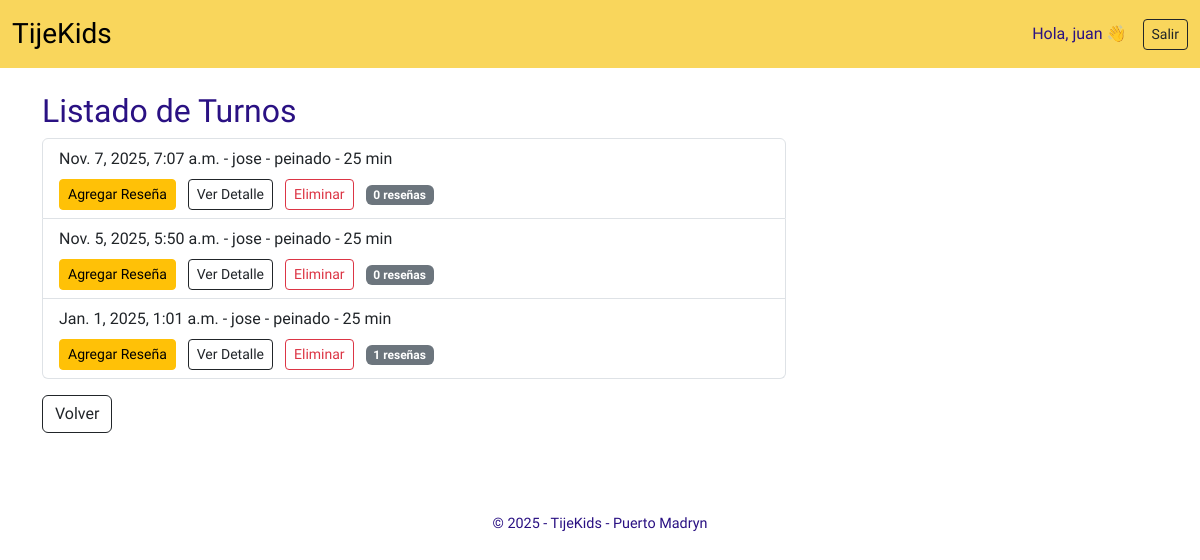
The page /turnos/ (signed in) on the database its author committed.
### turnos/models.py (models this page shows, shortened)
class Turno(models.Model):
    ESTADOS = [
        ("PEND", "Pendiente"),
        ("CONF", "Confirmado"),
        ("CANC", "Cancelado"),
    ]
    cliente = models.ForeignKey(Cliente, on_delete=models.PROTECT)
    servicio = models.ForeignKey(Servicio, on_delete=models.PROTECT)
    fecha_hora = models.DateTimeField()
    estado = models.CharField(max_length=4, choices=ESTADOS, default="PEND")
    class Meta:
        ordering = ["-fecha_hora"]

class Cliente(models.Model):
    nombre = models.CharField(max_length=80)
    telefono = models.CharField(max_length=30, blank=True, null=True)
    email = models.EmailField(blank=True, null=True)
    def __str__(self):
        return self.nombre

class Servicio(models.Model):
    nombre = models.CharField(max_length=60, unique=True)
    duracion_minutos = models.PositiveIntegerField(
        validators=[MinValueValidator(5)]
    )
    def __str__(self):
        return f"{self.nombre} - {self.duracion_minutos} min"

### turnos/views.py (the view)
# urls.py: path("", views.ver_turnos, name="ver_turnos"),
@login_required
def ver_turnos(request):
    turnos = Turno.objects.all().order_by("-fecha_hora")
    return render(request, "turnos/ver_turnos.html", {"turnos": turnos})

### turnos/templates/turnos/ver_turnos.html
{% extends 'base.html' %}
{% block content %}
<h2>Listado de Turnos</h2>
<ul class="list-group col-8">
    {% for turno in turnos %}
        <li class="list-group-item">
            {{ turno.fecha_hora }} - {{ turno.cliente }} - {{ turno.servicio }}
            <div class="mt-2">
                <a class="btn btn-warning btn-sm" href="{% url 'crear_resena' turno.id %}">Agregar Reseña</a>
                <a class="btn btn-outline-dark btn-sm ms-2" href="{% url 'detalle_turno' turno.id %}">Ver Detalle</a>
                <a class="btn btn-outline-danger btn-sm ms-2" href="{% url 'eliminar_turno' turno.id %}"
                    onclick="return confirm('¿Seguro deseas ELIMINAR este turno?')">
                    Eliminar
                </a>
                <span class="badge bg-secondary ms-2">{{ turno.reseñas.count }} reseñas</span>
            </div>
        </li>
    {% empty %}
        <li class="list-group-item">No hay turnos cargados</li>
    {% endfor %}
</ul>
<a href="/" class="btn btn-outline-dark mt-3">Volver</a>
{% endblock %}

### templates/base.html (shortened to what this page needs)
{% load static %}
<!DOCTYPE html>
<html lang="es">
<head>
    <link href="https://cdn.jsdelivr.net/npm/bootstrap@5.3.3/dist/css/bootstrap.min.css" rel="stylesheet">
</head>
<body>
    <nav class="navbar navbar-expand-lg navbar-light">
        <div class="container-fluid justify-content-between">
            <a class="navbar-brand fs-3" href="/">TijeKids</a>
            <div class="d-flex align-items-center">
                {% if user.is_authenticated %}
                    <span class="me-3">Hola, {{ user.username }} 👋</span>
                    <form action="{% url 'logout' %}" method="post" style="display:inline;">
                        <button type="submit" class="btn btn-outline-dark btn-sm">Salir</button>
                    </form>
                {% else %}
                    <a class="btn btn-outline-dark btn-sm" href="{% url 'login' %}">Ingresar</a>
                {% endif %}
            </div>
        </div>
    </nav>
    <div class="container mt-4">
        {% block content %}
        {% endblock content %}
    </div>
    <footer>
        © 2025 - TijeKids - Puerto Madryn
    </footer>
</body>
</html>

### templates/base.html (style rules this page uses)
body { font-family: 'Baloo 2', sans-serif; background-color: #ffffff; color: #2a1183; margin: 0; padding: 0; }
nav.navbar { background-color: #F9D65C; }
footer { margin-top: 60px; text-align: center; font-size: 0.9rem; padding: 20px; color: #2a1183; }

### rows shown on the page
Turno: fecha_hora "Nov. 7, 2025, 7:07 a.m.", cliente "jose", servicio "peinado - 25 min", reseñas.count "0"
Turno: fecha_hora "Nov. 5, 2025, 5:50 a.m.", cliente "jose", servicio "peinado - 25 min", reseñas.count "0"
Turno: fecha_hora "Jan. 1, 2025, 1:01 a.m.", cliente "jose", servicio "peinado - 25 min", reseñas.count "1"

### other values the page prints
{{ user.username }} "juan"
